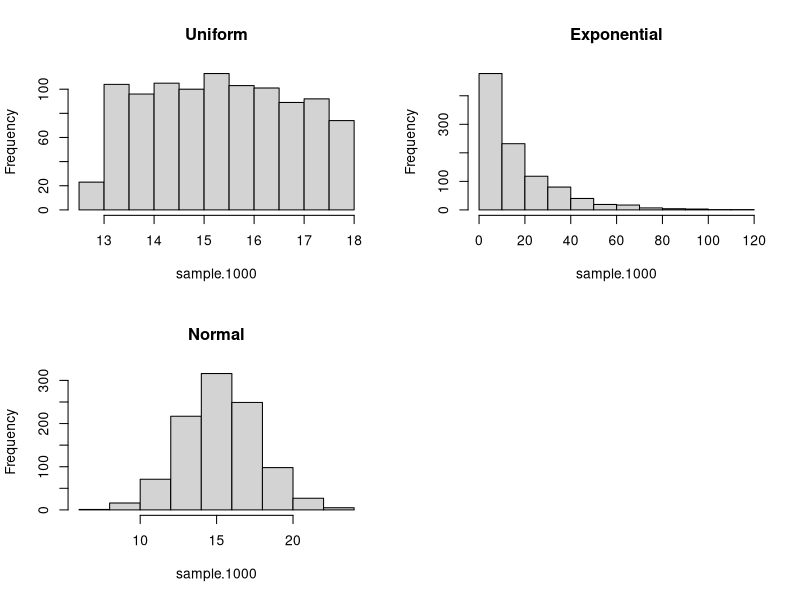

Generate this figure with R:
mean <- 15.4; sd <- 2.5

op <- par(mfrow=c(2,2))

sample.1000 <- runif(1000, min = mean-sd, max = mean+sd)
hist(sample.1000, main = "Uniform")

sample.1000 <- rexp(1000, 1/15.4)
hist(sample.1000, main = "Exponential")

sample.1000 <- rnorm(1000, mean=mean, sd=sd)
hist(sample.1000, main = "Normal")

par(op)
